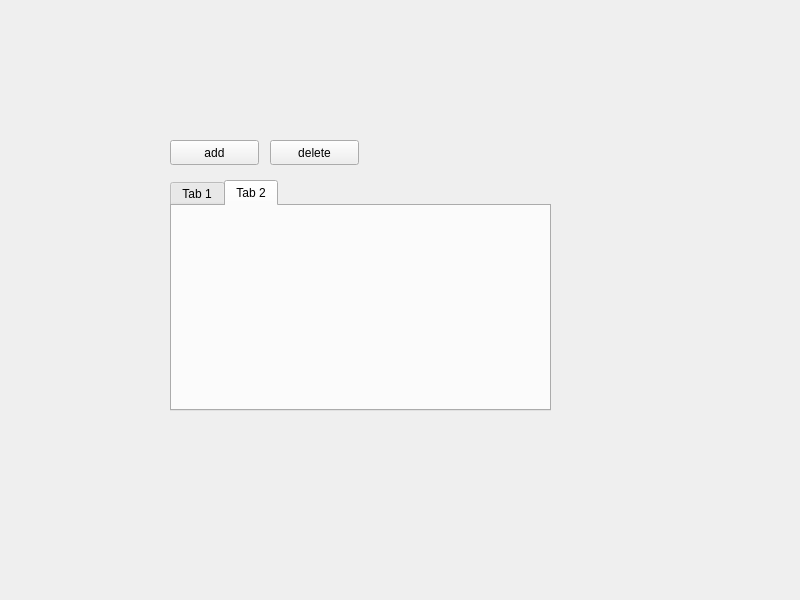
<?xml version="1.0" encoding="UTF-8"?>
<ui version="4.0">
 <class>Widget</class>
 <widget class="QWidget" name="Widget">
  <property name="geometry">
   <rect>
    <x>0</x>
    <y>0</y>
    <width>800</width>
    <height>600</height>
   </rect>
  </property>
  <property name="windowTitle">
   <string>Widget</string>
  </property>
  <widget class="QTabWidget" name="tabWidget">
   <property name="geometry">
    <rect>
     <x>170</x>
     <y>180</y>
     <width>381</width>
     <height>231</height>
    </rect>
   </property>
   <property name="currentIndex">
    <number>1</number>
   </property>
   <property name="tabsClosable">
    <bool>false</bool>
   </property>
   <widget class="QWidget" name="tab">
    <attribute name="title">
     <string>Tab 1</string>
    </attribute>
   </widget>
   <widget class="QWidget" name="tab_2">
    <attribute name="title">
     <string>Tab 2</string>
    </attribute>
   </widget>
  </widget>
  <widget class="QPushButton" name="pushButton_add">
   <property name="geometry">
    <rect>
     <x>170</x>
     <y>140</y>
     <width>89</width>
     <height>25</height>
    </rect>
   </property>
   <property name="text">
    <string>add</string>
   </property>
  </widget>
  <widget class="QPushButton" name="pushButton_delete">
   <property name="geometry">
    <rect>
     <x>270</x>
     <y>140</y>
     <width>89</width>
     <height>25</height>
    </rect>
   </property>
   <property name="text">
    <string>delete</string>
   </property>
  </widget>
 </widget>
 <resources/>
 <connections/>
</ui>
